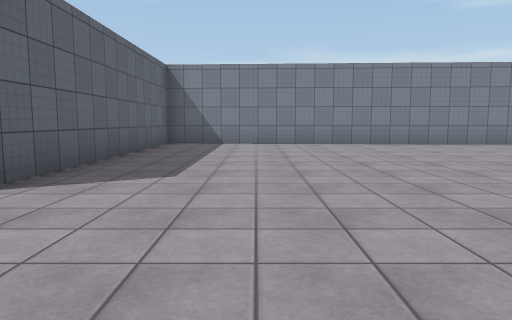
[1] (above)

18 first-person views from a walk through a Unity game level. The camera is 1.2 m above the floor, tilts 6° down and sees 70° across. The floor is counted in squares, 2 m on a side. Each view is taken from the middle of a square. On the plan, view 1 faces up. The plan holds only what a view shows up to about 10 squares ahead; the rest is blank. The place goes on beyond the plan. The player character is not drawn. Surface patterns are stand-ins for the level's own textures.

[2]
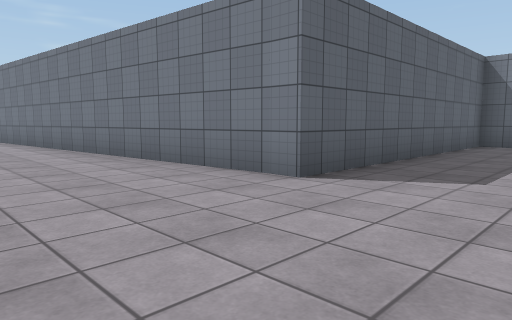

[3]
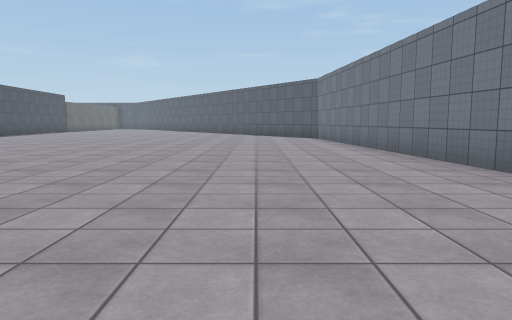

[4]
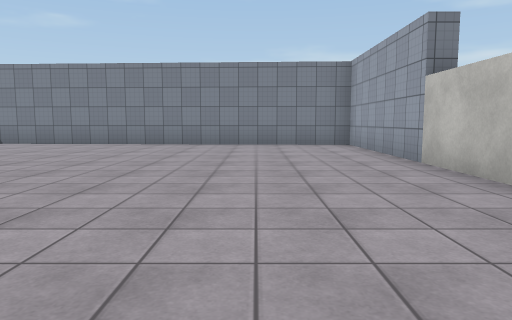

[5]
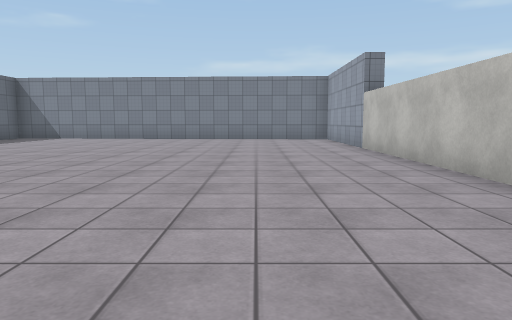

[6]
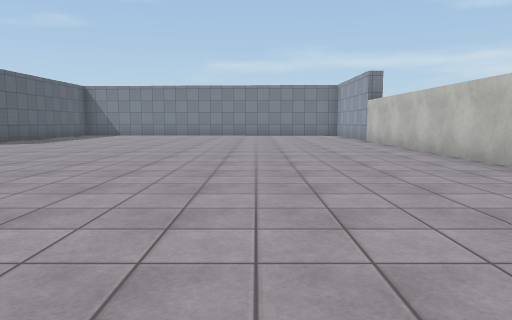

[7]
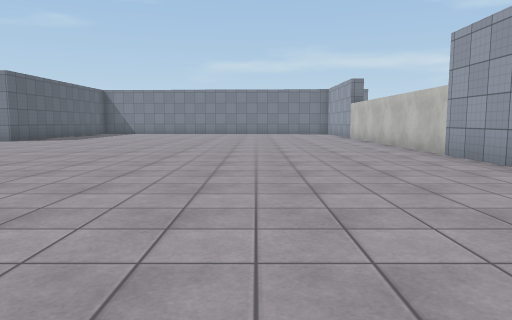

[8]
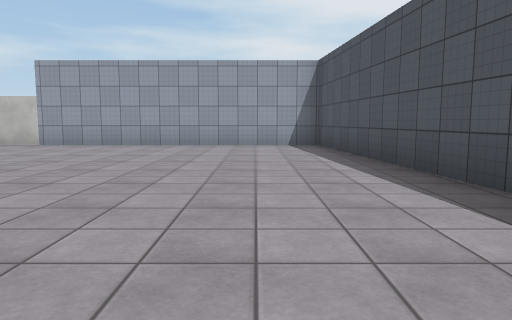

[9]
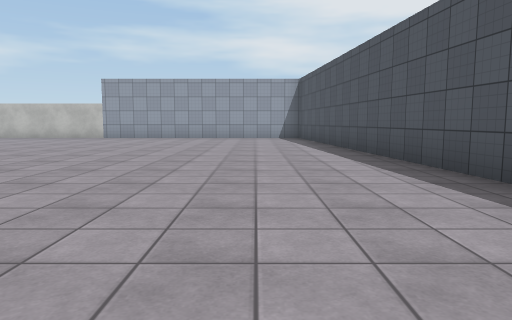

[10]
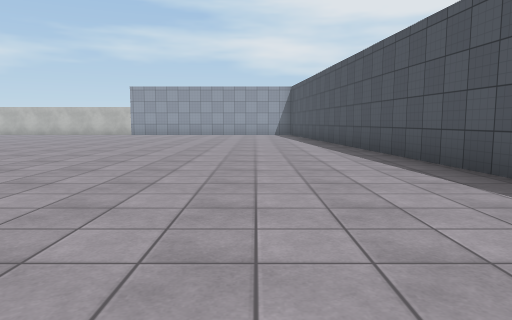

[11]
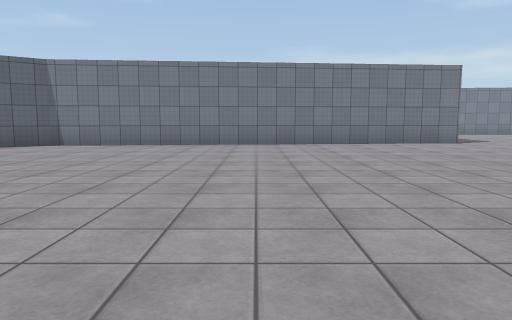

[12]
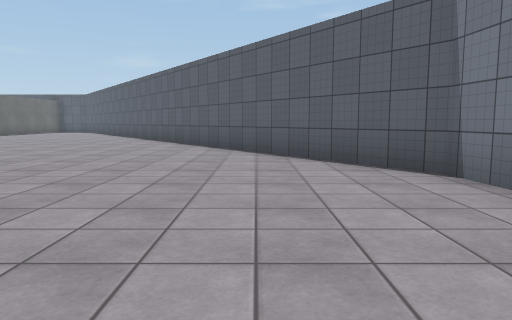

[13]
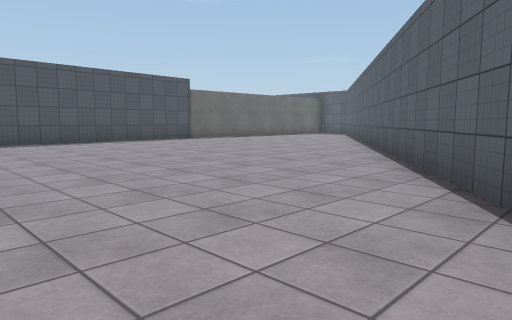

[14]
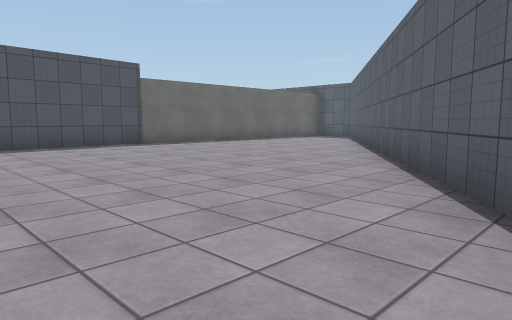

[15]
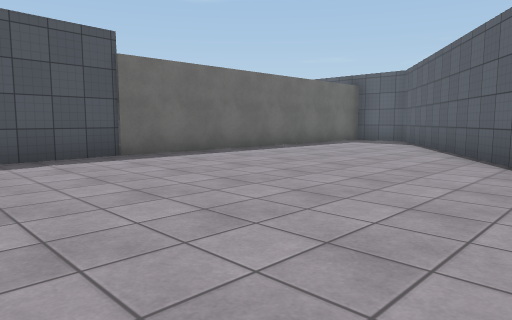

[16]
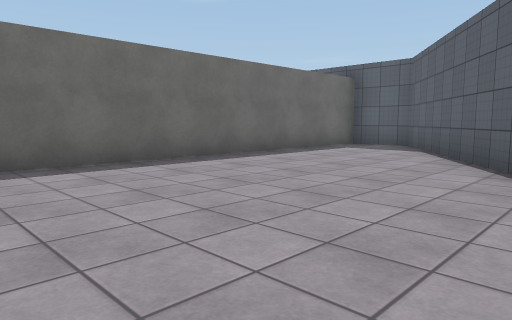

[17]
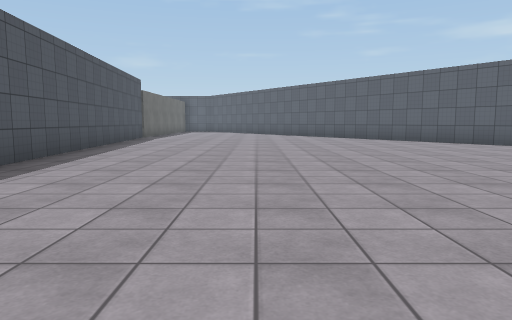

[18]
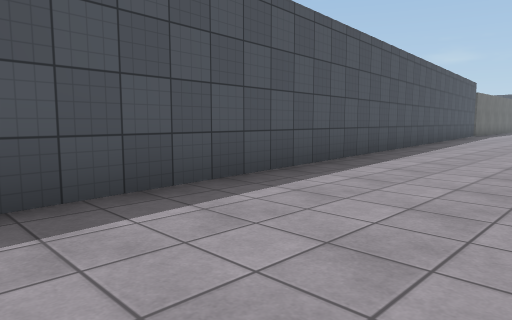

### Floor plan
Points are (right, up) in squares from view 1. A wall is a line through its corners. A room is listed if a view was taken in it or the views show most of it. See-through windows are left out.
Room 1 (views 1, 2, 3, 4, 5, 6, 7, 8, 9, 10, 11, 12, 13, 14, 15, 16, 17, 18)
walls: (-2.8, 3.1) (-13.1, 2.2) (-30, -9.7) (-30, -11.2) (-21.8, -11.2); (-21.9, -11.3) (8.4, -8.6) (8.4, 9.5) (-2.4, 10) (-2.4, 3.1) (-2.9, 3.1)

Positions as (right, up) in squares from view 1, and headings:
1: (0, 0), facing up
2: (0, 0), facing up-left
3: (0, 0), facing left
4: (6, 0), facing up
5: (6, -3), facing up
6: (5, -6), facing up
7: (5, -8), facing up
8: (-1, -7), facing right
9: (-5, -7), facing right
10: (-8, -7), facing right
11: (-8, -7), facing up
12: (-9, 0), facing left
13: (-14, 0), facing down-left
14: (-17, -2), facing down-left
15: (-19, -5), facing down-left
16: (-21, -6), facing down-left
17: (-8, -7), facing left
18: (-5, -7), facing down-left
